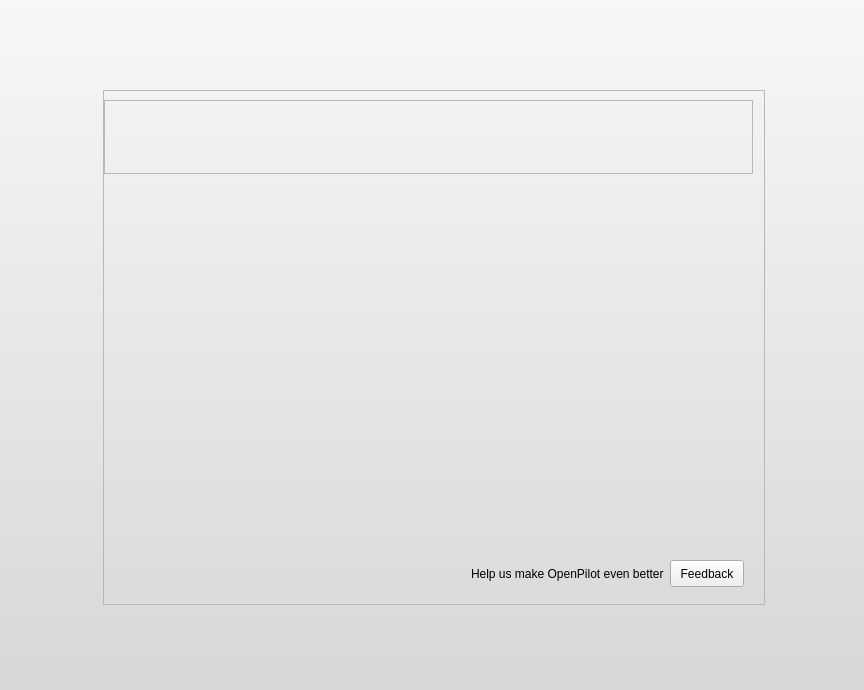
<?xml version="1.0" encoding="UTF-8"?>
<ui version="4.0">
 <class>Welcome::WelcomeMode</class>
 <widget class="QWidget" name="Welcome::WelcomeMode">
  <property name="geometry">
   <rect>
    <x>0</x>
    <y>0</y>
    <width>864</width>
    <height>690</height>
   </rect>
  </property>
  <property name="styleSheet">
   <string notr="true">#Welcome--WelcomePage {
background-color: qlineargradient(spread:pad, x1:0.5, y1:0, x2:0.5, y2:1, stop:0 rgba(247, 247, 247, 255), stop:1 rgba(215, 215, 215, 255));
}

QToolButton, QPushButton, QComboBox {
    border-image: url(:/welcome/images/btn_26.png) 4;
    border-width: 4;
    padding: 0px 6px;
    font-size: 12px;
}

*{
    color: black;
}

 QComboBox QAbstractItemView {
    background-color:white;
}

 QComboBox::down-arrow {
     image: url(:/welcome/images/combobox_arrow.png);
 }

QComboBox:drop-down
{
     subcontrol-origin: padding;
     subcontrol-position: top right;
     border-left-style: none; 
     border-top-right-radius: 1px;
     border-bottom-right-radius: 1px;
}

QToolButton:hover, QPushButton:hover, QComboBox:hover {
    border-image: url(:/welcome/images/btn_26_hover.png) 4;
}

QToolButton:disabled, QPushButton:disabled, QComboBox::disabled {
	color:gray;
}

QToolButton:pressed, QPushButton:pressed{
    border-image: url(:/welcome/images/btn_26_pressed.png) 4;
}
</string>
  </property>
  <layout class="QVBoxLayout" name="verticalLayout_4">
   <property name="spacing">
    <number>0</number>
   </property>
   <property name="margin">
    <number>0</number>
   </property>
   <item>
    <widget class="QWidget" name="gradientWidget" native="true">
     <property name="styleSheet">
      <string>#gradientWidget {
  background-color: qlineargradient(spread:pad, x1:0.5, y1:0, x2:0.5, y2:1, stop:0 rgba(247, 247, 247, 255), stop:1 rgba(215, 215, 215, 255));
}</string>
     </property>
     <layout class="QGridLayout" name="gridLayout">
      <property name="leftMargin">
       <number>4</number>
      </property>
      <property name="topMargin">
       <number>4</number>
      </property>
      <property name="rightMargin">
       <number>0</number>
      </property>
      <property name="bottomMargin">
       <number>0</number>
      </property>
      <property name="spacing">
       <number>0</number>
      </property>
      <item row="1" column="1">
       <widget class="QFrame" name="mainFrame">
        <property name="minimumSize">
         <size>
          <width>662</width>
          <height>515</height>
         </size>
        </property>
        <property name="maximumSize">
         <size>
          <width>662</width>
          <height>16777215</height>
         </size>
        </property>
        <property name="styleSheet">
         <string notr="true">#mainFrame {
    border-image: url(:/welcome/images/background_center_frame.png) 4;
    border-width: 4;
}
</string>
        </property>
        <property name="frameShape">
         <enum>QFrame::StyledPanel</enum>
        </property>
        <property name="frameShadow">
         <enum>QFrame::Raised</enum>
        </property>
        <layout class="QVBoxLayout" name="verticalLayout">
         <property name="spacing">
          <number>0</number>
         </property>
         <property name="leftMargin">
          <number>0</number>
         </property>
         <property name="topMargin">
          <number>9</number>
         </property>
         <property name="rightMargin">
          <number>0</number>
         </property>
         <property name="bottomMargin">
          <number>0</number>
         </property>
         <item>
          <widget class="QFrame" name="headerFrame">
           <property name="sizePolicy">
            <sizepolicy hsizetype="Fixed" vsizetype="Fixed">
             <horstretch>0</horstretch>
             <verstretch>0</verstretch>
            </sizepolicy>
           </property>
           <property name="minimumSize">
            <size>
             <width>649</width>
             <height>74</height>
            </size>
           </property>
           <property name="maximumSize">
            <size>
             <width>649</width>
             <height>89</height>
            </size>
           </property>
           <property name="styleSheet">
            <string>#headerFrame {
    border-image: url(:/welcome/images/center_frame_header.png) 0;
    border-width: 0;
}
</string>
           </property>
           <property name="frameShape">
            <enum>QFrame::StyledPanel</enum>
           </property>
           <property name="frameShadow">
            <enum>QFrame::Raised</enum>
           </property>
          </widget>
         </item>
         <item>
          <widget class="QFrame" name="navFrame">
           <property name="sizePolicy">
            <sizepolicy hsizetype="Preferred" vsizetype="Fixed">
             <horstretch>0</horstretch>
             <verstretch>0</verstretch>
            </sizepolicy>
           </property>
           <property name="minimumSize">
            <size>
             <width>0</width>
             <height>10</height>
            </size>
           </property>
           <property name="font">
            <font>
             <weight>50</weight>
             <bold>false</bold>
            </font>
           </property>
           <property name="cursor">
            <cursorShape>PointingHandCursor</cursorShape>
           </property>
           <property name="autoFillBackground">
            <bool>false</bool>
           </property>
           <property name="styleSheet">
            <string notr="true">QToolButton {
	border-image:none;
	background-color: qlineargradient(x1: 0, y1: 0, x2: 0.0, y2: 1.0,
	stop: 0 #838383,
	stop: 0.4 #707070,
	stop: 0.401 #636363,
	stop: 1 #4a4a4a);
	border: 0px solid black;
	border-top: 1px solid #303030;
	border-bottom: 1px solid #202020;
	color: white;
	height:20px;
}

QToolButton:hover {
	border-image:none;
	background-color: qlineargradient(x1: 0, y1: 0, x2: 0.0, y2: 1.0,
	stop: 0 #909090,
	stop: 0.4 #808080,
	stop: 0.401 #707070,
	stop: 1 #555555);
}

QToolButton:checked, QToolButton:checked:pressed {
	border-image:none;
	background-color: qlineargradient(x1: 0, y1: 0, x2: 0.0, y2: 1.0,
	stop: 0 #ffffff,
	stop: 0.4 #eeeeee,
	stop: 0.401 #e2e2e2,
	stop: 1 #dddddd);
	color: black;
	border-top: 1px solid #606060;
	border-bottom: 1px solid #404040;
}

QToolButton:pressed {
	border-image:none;
	background-color: qlineargradient(x1: 0, y1: 0, x2: 0.0, y2: 1.0,
	stop: 0 #383838,
	stop: 0.2 #404040,
	stop: 0.201 #484848,
	stop: 1 #505050);
}


</string>
           </property>
           <property name="frameShape">
            <enum>QFrame::NoFrame</enum>
           </property>
           <property name="frameShadow">
            <enum>QFrame::Plain</enum>
           </property>
          </widget>
         </item>
         <item>
          <widget class="QStackedWidget" name="stackedWidget">
           <property name="currentIndex">
            <number>0</number>
           </property>
           <widget class="QWidget" name="widget">
            <layout class="QGridLayout" name="gridLayout_7">
             <property name="margin">
              <number>18</number>
             </property>
             <property name="spacing">
              <number>24</number>
             </property>
            </layout>
           </widget>
          </widget>
         </item>
         <item>
          <layout class="QHBoxLayout" name="horizontalLayout">
           <property name="rightMargin">
            <number>20</number>
           </property>
           <property name="bottomMargin">
            <number>17</number>
           </property>
           <item>
            <spacer name="horizontalSpacer_5">
             <property name="orientation">
              <enum>Qt::Horizontal</enum>
             </property>
             <property name="sizeHint" stdset="0">
              <size>
               <width>40</width>
               <height>20</height>
              </size>
             </property>
            </spacer>
           </item>
           <item>
            <widget class="QLabel" name="helpUsLabel">
             <property name="text">
              <string>Help us make OpenPilot even better</string>
             </property>
            </widget>
           </item>
           <item>
            <spacer name="horizontalSpacer_6">
             <property name="orientation">
              <enum>Qt::Horizontal</enum>
             </property>
             <property name="sizeType">
              <enum>QSizePolicy::Fixed</enum>
             </property>
             <property name="sizeHint" stdset="0">
              <size>
               <width>6</width>
               <height>0</height>
              </size>
             </property>
            </spacer>
           </item>
           <item>
            <widget class="QPushButton" name="feedbackButton">
             <property name="focusPolicy">
              <enum>Qt::TabFocus</enum>
             </property>
             <property name="styleSheet">
              <string notr="true">height:19px;</string>
             </property>
             <property name="text">
              <string>Feedback</string>
             </property>
             <property name="icon">
              <iconset resource="welcome.qrc">
               <normaloff>:/welcome/images/feedback_arrow.png</normaloff>:/welcome/images/feedback_arrow.png</iconset>
             </property>
            </widget>
           </item>
          </layout>
         </item>
        </layout>
       </widget>
      </item>
      <item row="2" column="1">
       <spacer name="bottomVerticalSpacer">
        <property name="orientation">
         <enum>Qt::Vertical</enum>
        </property>
        <property name="sizeType">
         <enum>QSizePolicy::Expanding</enum>
        </property>
        <property name="sizeHint" stdset="0">
         <size>
          <width>20</width>
          <height>40</height>
         </size>
        </property>
       </spacer>
      </item>
      <item row="0" column="1">
       <spacer name="topVerticalSpacer">
        <property name="orientation">
         <enum>Qt::Vertical</enum>
        </property>
        <property name="sizeType">
         <enum>QSizePolicy::Expanding</enum>
        </property>
        <property name="sizeHint" stdset="0">
         <size>
          <width>20</width>
          <height>40</height>
         </size>
        </property>
       </spacer>
      </item>
      <item row="1" column="0">
       <layout class="QHBoxLayout" name="horizontalLayout_3"/>
      </item>
      <item row="1" column="2">
       <layout class="QHBoxLayout" name="horizontalLayout_4"/>
      </item>
     </layout>
    </widget>
   </item>
  </layout>
 </widget>
 <resources>
  <include location="welcome.qrc"/>
 </resources>
 <connections/>
</ui>
